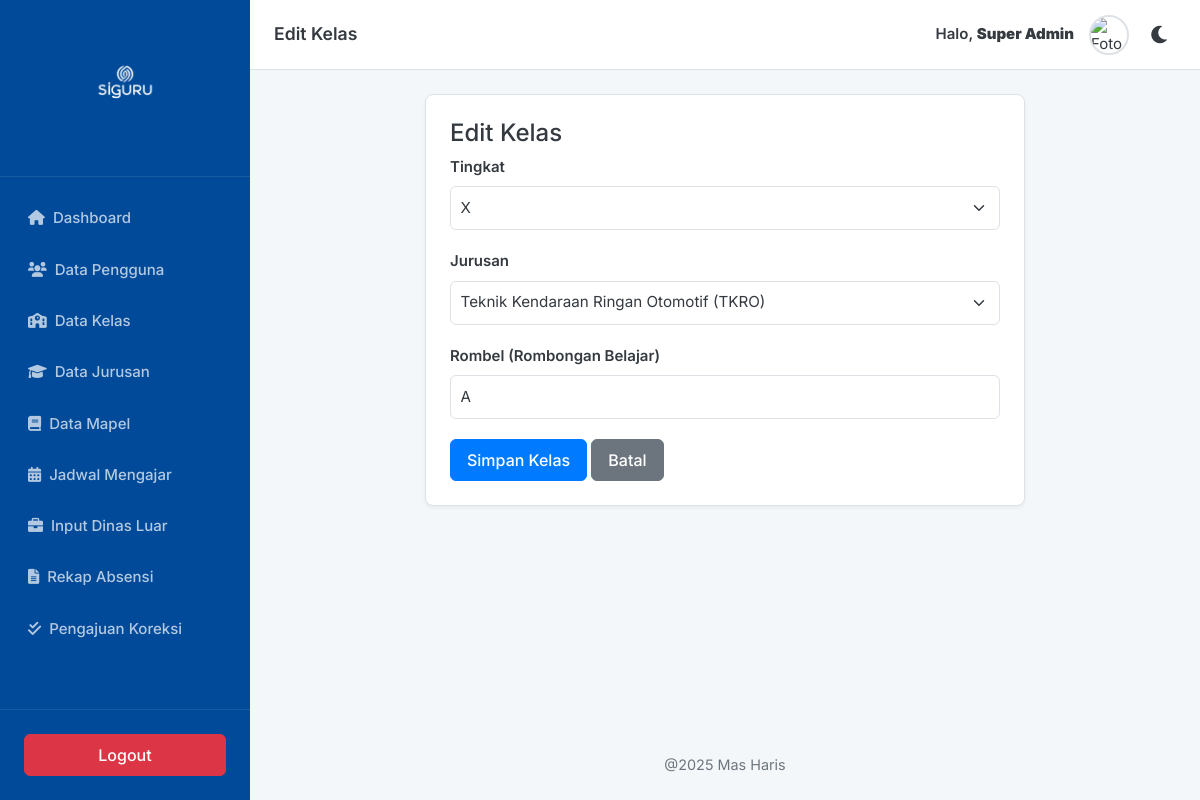
Screenshot of /edit_kelas.php?id=4 (signed in) with the database file from the repository.
### tables this page shows
CREATE TABLE
  `kelas` (
    `id` INT AUTO_INCREMENT PRIMARY KEY,
    `tingkat_id` INT NOT NULL,
    `jurusan_id` INT NOT NULL,
    `rombel` VARCHAR(5) NOT NULL COMMENT 'Cth: A, B, C, 1, 2',
    UNIQUE KEY `kelas_unik` (`tingkat_id`, `jurusan_id`, `rombel`),
    FOREIGN KEY (`tingkat_id`) REFERENCES `tingkat` (`id`) ON DELETE CASCADE,
    FOREIGN KEY (`jurusan_id`) REFERENCES `jurusan` (`id`) ON DELETE CASCADE
  );

CREATE TABLE
  `tingkat` (
    `id` INT AUTO_INCREMENT PRIMARY KEY,
    `nama_tingkat` VARCHAR(5) NOT NULL UNIQUE COMMENT 'Cth: X, XI, XII'
  );

CREATE TABLE
  `jurusan` (
    `id` INT AUTO_INCREMENT PRIMARY KEY,
    `nama_jurusan` VARCHAR(100) NOT NULL,
    `singkatan_jurusan` VARCHAR(10) NOT NULL UNIQUE COMMENT 'Cth: RPL, DKV, TP'
  );

### edit_kelas.php (the view, shortened to what this page needs)
<?php
require_once 'includes/db.php';
$kelas_id = $_GET['id'] ?? null;
$page_title = $kelas_id ? "Edit Kelas" : "Tambah Kelas Baru";
$kelas = ['tingkat_id' => '', 'jurusan_id' => '', 'rombel' => ''];
if ($kelas_id) {
    $stmt = $conn->prepare("SELECT * FROM kelas WHERE id = ?");
    $stmt->bind_param("i", $kelas_id);
    $stmt->execute();
    $result_kelas_data = $stmt->get_result();
    if ($result_kelas_data->num_rows > 0) {
        $kelas = $result_kelas_data->fetch_assoc();
    } else {
        header('Location: manage_kelas.php');
        exit();
    }
}
$result_tingkat = $conn->query("SELECT * FROM tingkat ORDER BY id");
$result_jurusan = $conn->query("SELECT * FROM jurusan ORDER BY nama_jurusan");
?>
<?php include 'includes/header.php'; ?>
<div class="card-ui" style="max-width: 600px; margin: 0 auto;">
    <h4><?= $page_title; ?></h4>
    <form method="POST">
        <div class="form-group">
            <label class="form-label">Tingkat</label>
            <select name="tingkat_id" class="form-select" required>
                <?php if ($result_tingkat): while ($row = $result_tingkat->fetch_assoc()): ?>
                        <option value="<?= $row['id']; ?>" <?= $kelas['tingkat_id'] == $row['id'] ? 'selected' : ''; ?>>
                            <?= htmlspecialchars($row['nama_tingkat']); ?>
                        </option>
                <?php endwhile;
                endif; ?>
            </select>
        </div>
        <div class="form-group">
            <label class="form-label">Jurusan</label>
            <select name="jurusan_id" class="form-select" required>
                <?php if ($result_jurusan): while ($row = $result_jurusan->fetch_assoc()): ?>
                        <option value="<?= $row['id']; ?>" <?= $kelas['jurusan_id'] == $row['id'] ? 'selected' : ''; ?>>
                            <?= htmlspecialchars($row['nama_jurusan']); ?> (<?= htmlspecialchars($row['singkatan_jurusan']); ?>)
                        </option>
                <?php endwhile;
                endif; ?>
            </select>
        </div>
        <div class="form-group">
            <label class="form-label">Rombel (Rombongan Belajar)</label>
            <input type="text" class="form-control" name="rombel" value="<?= htmlspecialchars($kelas['rombel']); ?>" placeholder="Contoh: A, B, atau 1, 2" required>
        </div>
        <button type="submit" class="btn btn-primary">Simpan Kelas</button>
        <a href="manage_kelas.php" class="btn btn-secondary">Batal</a>
    </form>
</div>
<?php include 'includes/footer.php'; ?>

### assets/css/style.css (style rules this page uses)
:root { --primary-color: #007bff; --primary-hover: #0056b3; --dark-blue: #004a99; --light-color: #f4f7fa; --white-color: #ffffff; --border-color: #dee2e6; --text-color: #343a40; --text-light: #6c757d; --success: #28a745; --danger: #dc3545; --sidebar-width: 250px; --header-height: 70px; }
body { font-family: "Inter", sans-serif; background-color: var(--light-color); color: var(--text-color); margin: 0; padding: 0; font-size: 15px; transition: background-color 0.2s, color 0.2s; }
.card-ui { background-color: var(--white-color); border: 1px solid var(--border-color); border-radius: 8px; padding: 1.5rem; margin-bottom: 1.5rem; box-shadow: 0 2px 4px rgba(0, 0, 0, 0.05); transition: background-color 0.2s, border-color 0.2s; }
.btn { padding: 0.5rem 1rem; font-weight: 500; border-radius: 6px; cursor: pointer; text-decoration: none; display: inline-block; border: 1px solid transparent; }
.btn-primary { background-color: var(--primary-color); color: var(--white-color); border-color: var(--primary-color); }
.btn-secondary { background-color: var(--text-light); color: var(--white-color); border-color: var(--text-light); }
.form-group { margin-bottom: 1.25rem; }
.form-label { font-weight: 600; margin-bottom: 0.5rem; display: block; }
.form-control, .form-select { width: 100%; padding: 0.6rem; border: 1px solid var(--border-color); border-radius: 6px; font-family: "Inter", sans-serif; font-size: 0.95rem; box-sizing: border-box; background-color: var(--white-color); color: var(--text-color); }

### rows the page displays
kelas: tingkat_id "X", jurusan_id "Teknik Kendaraan Ringan Otomotif (TKRO)", rombel "A"

### other values shown
$_SESSION['page_title'] "Edit Kelas"
$user_nama "Super Admin"
$page_title "Edit Kelas"
